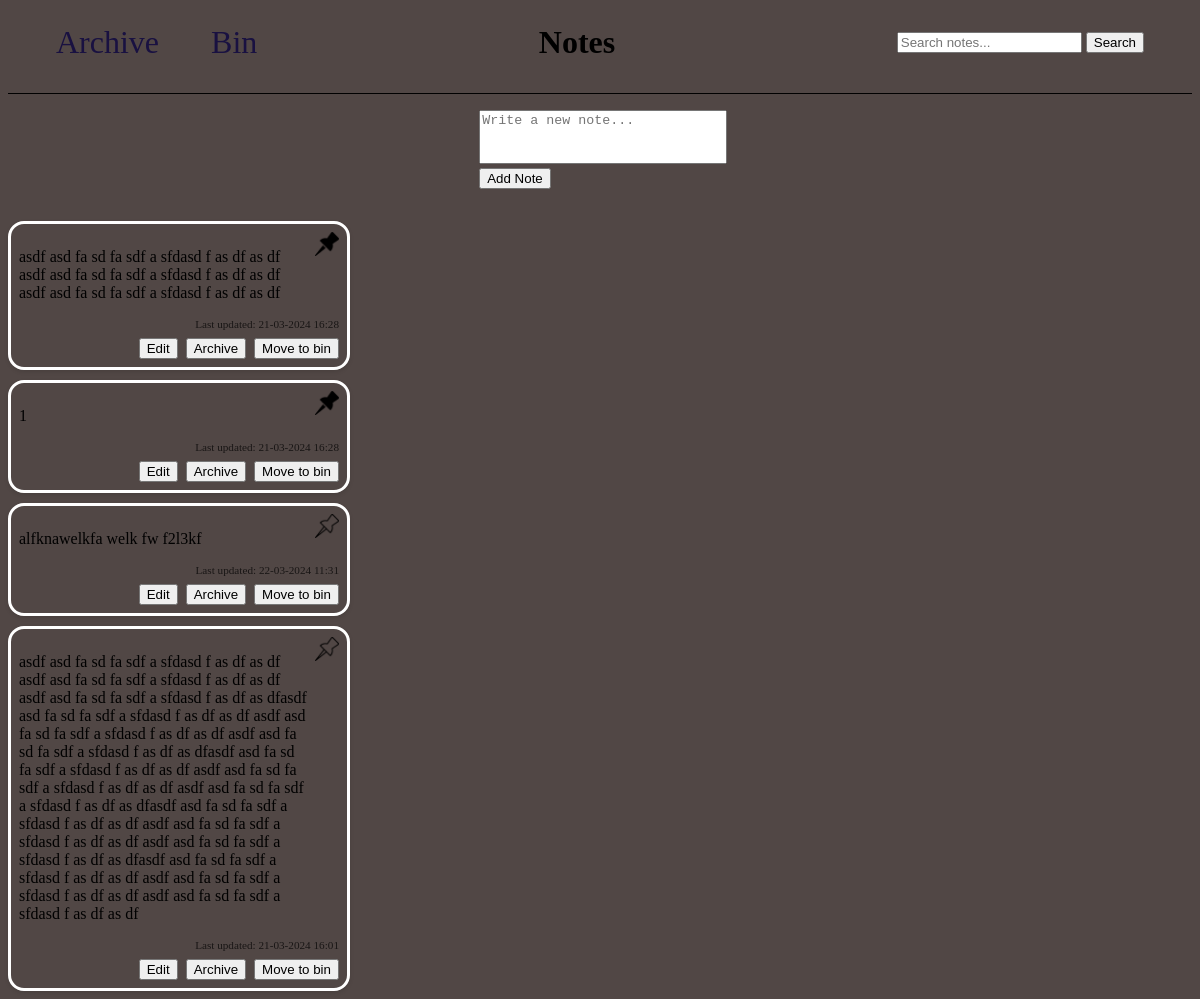
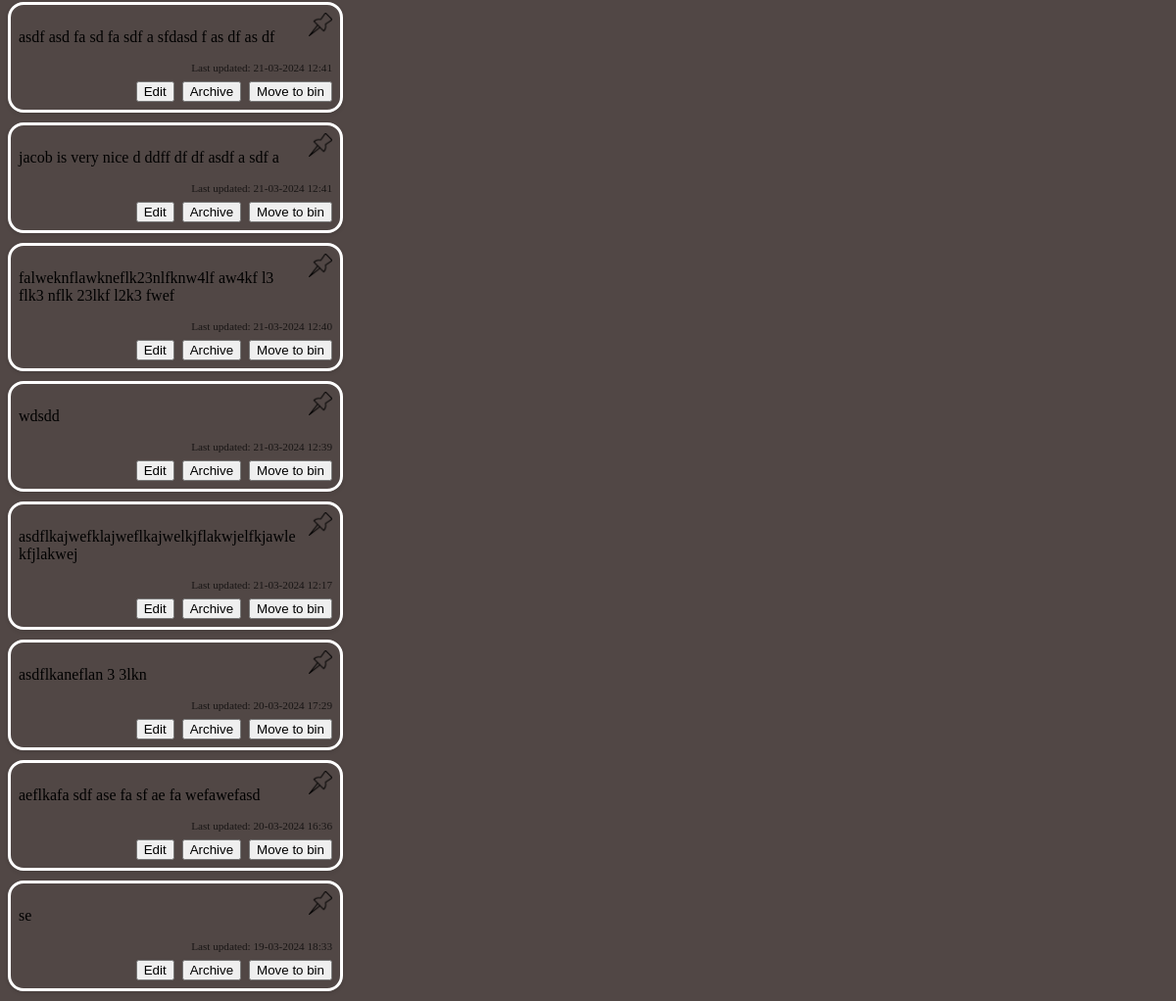
The page / on the database its author committed (2 pictures, top to bottom).
### app.py (models this page shows)
class Note(db.Model): #db.model is a class that you inherit from for all models for flask sqlachemy
    id = db.Column(db.Integer, primary_key=True) #first column using id(int) as a key
    content = db.Column(db.String(200), nullable=False) #second column sets max input as 200chars and cant be empty
    archived = db.Column(db.Boolean, default=False, nullable=False)
    binned = db.Column(db.Boolean, default=False, nullable=False)
    date = db.Column(db.DateTime, default =datetime.utcnow)
    pinned = db.Column(db.Boolean,default = False)

### app.py (the view, shortened to what this page needs)
@app.route('/', methods=['GET', 'POST']) # root accepts these methods to get info from server and post data
def index():
    ordered_notes = Note.query.filter_by(archived=False, binned=False).order_by(Note.pinned.desc(), Note.date.desc()).all()
    search_results = {'main': [], 'archive': [], 'bin': []}
    query = request.args.get('query', '')
    return render_template('index.html', notes=ordered_notes, search_results=search_results, query=query)

### templates/index.html (shortened to what this page needs)
<!DOCTYPE html>
<html lang="en">
<head>
    {% from "other_macros.html" import head_elements %}
    {{ head_elements() }}
</head>
<body>
    {% from "button_macros.html" import cancel_search %}
    {% from "other_macros.html" import new_note %}
    {% from "meta_macros.html" import render_notes, links_bar,search %}
    <div class="header_bar">
        {{ links_bar('main')}}
        <h1 class = "title" >Notes</h1>
        {{ search('index', query)}}
    </div>
    <main class="main_app">
        <div class = "notes_list">
            {% if query %}
                {% if search_results.main or search_results.archive or search_results.bin %}
                    <h2 class = "search_results">Search Results for: "{{ query }}"</h2>
                    {% if search_results.main %}
                        <h3>Main</h3>
                        {{ render_notes(search_results.main, 'main') }}
                    {% endif %}
                    {% if search_results.archive %}
                        <h3>Archive</h3>
                        {{ render_notes(search_results.archive,'archive') }}
                    {% endif %}
                    {% if search_results.bin %}
                        <h3>Bin</h3>
                        {{ render_notes(search_results.bin,'bin') }}
                    {% endif %}
                {% else %}
                    <p class = "no_results">No results found for "{{ query }}" :&#40;</p>
                {% endif %}
            {% else %}
                {{ new_note() }}
                {{ render_notes(notes,'main') }}
            {% endif %}
        </div>
    </main>
</body>
</html>

### templates/button_macros.html (shortened to what this page needs)
{% macro toggle_bin_button(note) %}
    <form action="{{ url_for('toggle_bin', note_id=note.id) }}" method="POST" >
        <button type="submit">{{ 'Remove from bin' if note.binned else 'Move to bin' }}</button>
    </form>
{% endmacro %}
{% macro toggle_archived_button(note) %}
    <form action="{{ url_for('toggle_archived', note_id=note.id) }}" method="POST" >
        <button type="submit">{{ 'Unarchive' if note.archived else 'Archive' }}</button>
    </form>
{% endmacro %}
{% macro toggle_pin_button(note, button_class="toggle_pin_button") %}
    <form action="{{ url_for('toggle_pin', note_id=note.id) }}" method="POST">
        <button type="submit" class="{{ button_class }} {{ 'pinned' if note.pinned else 'unpinned' }}"
                style="background: none; border: none; padding: 0; cursor: pointer;">
            <img src="{{ url_for('static', filename='images/pinned.png') if note.pinned else url_for('static', filename='images/unpinned.png') }}"
            {% if note.pinned %}
                onmouseover="this.src = 'static/images/hover_unpinned.png'"
                onmouseout = "this.src = 'static/images/pinned.png'"
            {% else %}
                onmouseover="this.src = 'static/images/pinned.png'"
                onmouseout = "this.src = 'static/images/unpinned.png'"
            {% endif %}
        </button>
    </form>
{% endmacro %}
{% macro display_datetime(note) %}
    <div>Last updated: {{ note.date.strftime('%d-%m-%Y %H:%M') }}</div>
{% endmacro %}
{% macro edit_button(note) %}
<div class="edit_note_container">
    <button class="edit-button" data-note-id="{{ note.id }}">Edit</button>
</div>
{% endmacro %}

### templates/meta_macros.html (shortened to what this page needs)
{% from "button_macros.html" import toggle_archived_button,toggle_bin_button,toggle_pin_button %}
{% from "button_macros.html" import display_datetime,display_date,edit_button,delete_button,cancel_search,search_button %}
{% from "other_macros.html" import archive_link, bin_link, index_link,search_box %}
{% macro render_notes(notes, type) %}
<div class="notes-grid masonry-container-{{ type }}">
  {% for note in notes %}
  <div class="note-container masonry-item">
    <div class="note-content">
      <p>{{ note.content }}</p>
    </div>
    {% if type == 'main' %}
        <div class="pin-button">
        {{ toggle_pin_button(note) }}
        </div>
    {% endif %}
    <div class="note-extras">
      <div class="note-date">
        {% if type == 'main' %}
        {{ display_datetime(note) }}
        {% else %}
        {{ display_date(note) }}
        {% endif %}
      </div>
      <div class="note-buttons">
        {% if type == 'main' %}
        {{ edit_button(note) }}
        {% endif %}
        {% if type != 'bin' %}
        {{ toggle_archived_button(note) }}
        {% endif %}
        {{ toggle_bin_button(note) }}
      </div>
    </div>
  </div>
  {% endfor %}
</div>
{% endmacro %}
{% macro links_bar(page) %}
    <header class = "header">
        {% if page != 'archive' %}
            {{ archive_link() }}
        {% endif %}
        {% if page != 'bin' %}
            {{ bin_link() }}
        {% endif %}
    </header>
{% endmacro %}
{% macro search(url, query) %}
    <div class = "search_box">
        {{ search_box(url, query)}}
    </div>
{% endmacro %}

### static/layout_styling.css (style rules this page uses)
body { background-color:rgba(42, 30, 28, 0.817); }
.header_bar { display:flex; align-items: center; justify-content: space-between; border-bottom: 0.1rem solid black; padding: 1rem 0 2rem 0; margin-bottom: 1rem; }
.search_box { margin-right:3rem; }
.title { font-size:2rem; margin:0; }
.search_box { display:flex; flex-direction: column; }

### static/notes_styling.css (style rules this page uses)
.notes-grid { margin: 0 auto; }
.note-container { border: 0.2rem solid white; padding: 0.5rem; display: flex; flex-direction: column; min-width: 13rem; max-width:20rem; width: calc(33.33% - 10px); position: relative; height: auto; border-radius: 1rem; box-shadow: 0 2px 4px rgba(0, 0, 0, 0.1); margin-bottom: 10px; }
.note-content { margin-right: 2rem; word-wrap: break-word; flex-grow: 1; }
.note-extras { display: flex; flex-direction: column; align-items: flex-end; margin-top: auto; }
.note-date { font-size: 0.7rem; color: rgb(0, 0, 0, 0.7); margin-bottom: 0.5rem; white-space: nowrap; overflow: hidden; text-overflow: ellipsis; max-width: 100%; }
.note-buttons { display: flex; justify-content: flex-end; }
.note-buttons button { margin-left: 0.5rem; }
.pin-button { position: absolute; top: 0.5rem; right: 0.5rem; }
.pin-button img { width: 1.5rem; height: auto; }
button { cursor: pointer; }

### rows shown on the page
Note: content "asdf asd fa sd fa sdf a sfdasd f as df as df asdf asd fa sd fa sdf a sfdasd f as df as df asdf asd fa sd fa sdf a sfdasd f as df as df", date "21-03-2024 16:28", archived "Archive", binned "Move to bin"
Note: content "1", date "21-03-2024 16:28", archived "Archive", binned "Move to bin"
Note: content "alfknawelkfa welk fw f2l3kf", date "22-03-2024 11:31", archived "Archive", binned "Move to bin"
Note: content "asdf asd fa sd fa sdf a sfdasd f as df as df asdf asd fa sd fa sdf a sfdasd f as df as df asdf asd fa sd fa sdf a sfdasd f as df as dfasdf asd fa sd fa sdf a sfdasd f as df as df asdf asd fa sd fa sdf a sfdasd f as df as df asdf asd fa sd fa sdf a sfdasd f as df as dfasdf asd fa sd fa sdf a sfdasd f as df as df asdf asd fa sd fa sdf a sfdasd f as df as df asdf asd fa sd fa sdf a sfdasd f as df as dfasdf asd fa sd fa sdf a sfdasd f as df as df asdf asd fa sd fa sdf a sfdasd f as df as df asdf asd fa sd fa sdf a sfdasd f as df as dfasdf asd fa sd fa sdf a sfdasd f as df as df asdf asd fa sd fa sdf a sfdasd f as df as df asdf asd fa sd fa sdf a sfdasd f as df as df", date "21-03-2024 16:01", archived "Archive", binned "Move to bin"
Note: content "asdf asd fa sd fa sdf a sfdasd f as df as df", date "21-03-2024 12:41", archived "Archive", binned "Move to bin"
Note: content "jacob is very nice d ddff df df asdf a sdf a", date "21-03-2024 12:41", archived "Archive", binned "Move to bin"
Note: content "falweknflawkneflk23nlfknw4lf aw4kf l3 flk3 nflk 23lkf l2k3 fwef", date "21-03-2024 12:40", archived "Archive", binned "Move to bin"
Note: content "wdsdd", date "21-03-2024 12:39", archived "Archive", binned "Move to bin"
Note: content "asdflkajwefklajweflkajwelkjflakwjelfkjawlekfjlakwej", date "21-03-2024 12:17", archived "Archive", binned "Move to bin"
Note: content "asdflkaneflan 3 3lkn", date "20-03-2024 17:29", archived "Archive", binned "Move to bin"
Note: content "aeflkafa sdf ase fa sf ae fa wefawefasd", date "20-03-2024 16:36", archived "Archive", binned "Move to bin"
Note: content "se", date "19-03-2024 18:33", archived "Archive", binned "Move to bin"
